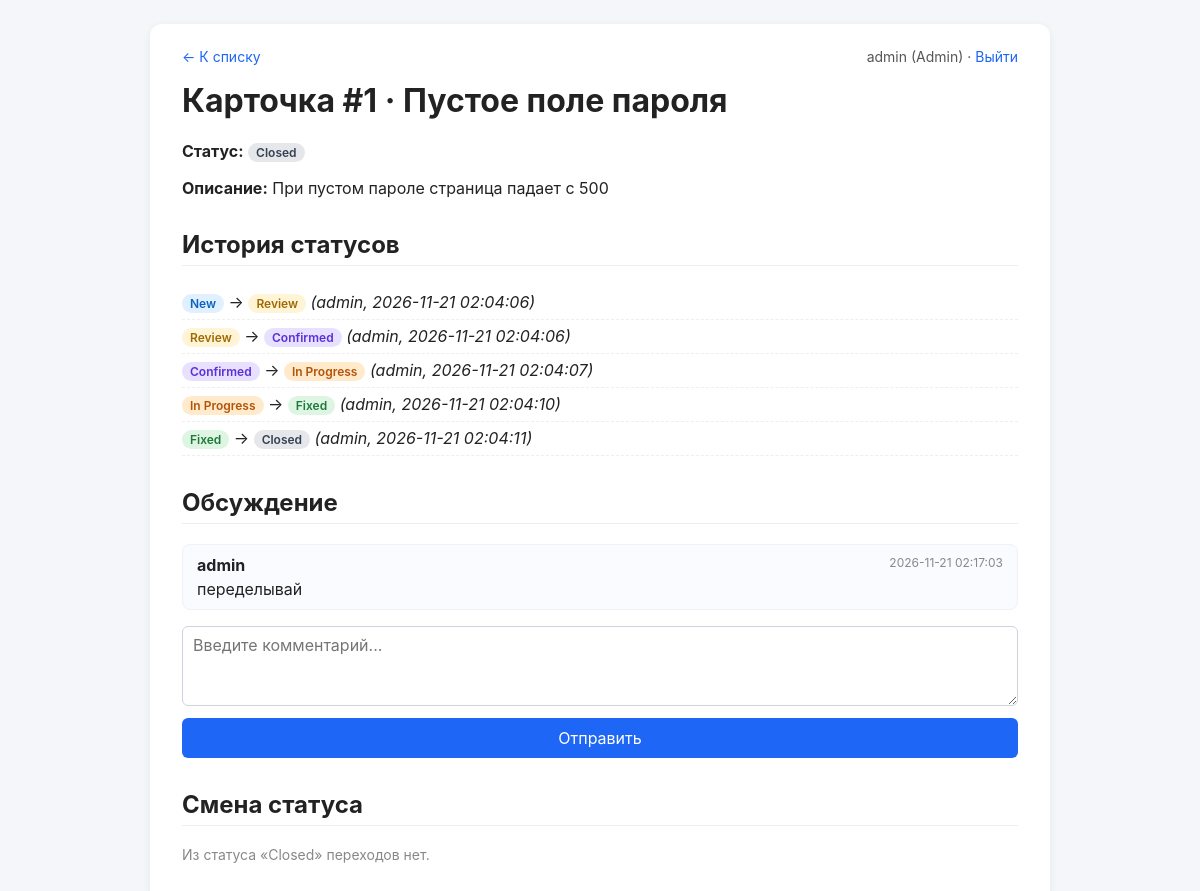
The page /bug_view.php?id=1 (signed in) on the database its author committed.
### tables this page shows
CREATE TABLE bugs (
    id INTEGER PRIMARY KEY AUTOINCREMENT,
    title TEXT NOT NULL,
    description TEXT,
    status TEXT NOT NULL DEFAULT 'New' CHECK(status IN ('New','Review','Confirmed','Rejected','In Progress','Fixed','Closed')),
    created_at TEXT DEFAULT (datetime('now'))
);

CREATE TABLE bug_history (
    id INTEGER PRIMARY KEY AUTOINCREMENT,
    bug_id INTEGER NOT NULL,
    user_id INTEGER NOT NULL,
    old_status TEXT NOT NULL,
    new_status TEXT NOT NULL,
    created_at TEXT DEFAULT (datetime('now')),
    FOREIGN KEY (bug_id) REFERENCES bugs(id),
    FOREIGN KEY (user_id) REFERENCES users(id)
);

CREATE TABLE users (
    id INTEGER PRIMARY KEY AUTOINCREMENT,
    login TEXT UNIQUE NOT NULL,
    password_hash TEXT NOT NULL,
    role TEXT NOT NULL CHECK(role IN ('Customer','Tester','Developer','Admin'))
);

CREATE TABLE comments (
    id INTEGER PRIMARY KEY AUTOINCREMENT,
    bug_id INTEGER NOT NULL,
    user_id INTEGER NOT NULL,
    text TEXT NOT NULL,
    created_at TEXT DEFAULT (datetime('now')),
    FOREIGN KEY (bug_id) REFERENCES bugs(id),
    FOREIGN KEY (user_id) REFERENCES users(id)
);

### auth.php (called while the page is built, shortened)
<?php
function current_user(): array {
    return [
        'id'    => (int)$_SESSION['user_id'],
        'login' => $_SESSION['login'] ?? '',
        'role'  => $_SESSION['role'] ?? '',
    ];
}

### bug_view.php (the view, shortened to what this page needs)
<?php
require_once __DIR__ . '/auth.php';
require_once __DIR__ . '/db.php';
$user = current_user();
$id = filter_input(INPUT_GET, 'id', FILTER_VALIDATE_INT);
$stmt = $pdo->prepare('SELECT * FROM bugs WHERE id = :id');
$stmt->execute([':id' => $id]);
$bug = $stmt->fetch();
$hStmt = $pdo->prepare('
    SELECT h.old_status, h.new_status, h.created_at, u.login AS author
    FROM bug_history h
    JOIN users u ON u.id = h.user_id
    WHERE h.bug_id = :id
    ORDER BY h.created_at ASC, h.id ASC
');
$hStmt->execute([':id' => $id]);
$history = $hStmt->fetchAll();
$cStmt = $pdo->prepare('
    SELECT c.text, c.created_at, u.login AS author
    FROM comments c
    JOIN users u ON u.id = c.user_id
    WHERE c.bug_id = :id
    ORDER BY c.created_at ASC, c.id ASC
');
$cStmt->execute([':id' => $id]);
$comments = $cStmt->fetchAll();
$transitions = [
    'New'         => ['Review'],
    'Review'      => ['Confirmed', 'Rejected'],
    'Confirmed'   => ['In Progress'],
    'In Progress' => ['Fixed'],
    'Fixed'       => ['Closed', 'In Progress'],
    'Rejected'    => [],
    'Closed'      => [],
];
$allowedNext = $transitions[$bug['status']] ?? [];
?>
<!DOCTYPE html>
<html lang="ru">
<head><meta charset="UTF-8"><title>Ошибка #<?= (int)$bug['id'] ?></title><link rel="stylesheet" href="style.css"></head>
<body>
<div class="container">
    <div class="topbar">
        <a href="bug_list.php">← К списку</a>
        <span><?= htmlspecialchars($user['login']) ?> (<?= htmlspecialchars($user['role']) ?>) · <a href="logout.php">Выйти</a></span>
    </div>
    <h1>Карточка #<?= (int)$bug['id'] ?> · <?= htmlspecialchars($bug['title']) ?></h1>
    <p><strong>Статус:</strong> <span class="status s-<?= str_replace(' ', '_', $bug['status']) ?>"><?= htmlspecialchars($bug['status']) ?></span></p>
    <p><strong>Описание:</strong> <?= nl2br(htmlspecialchars($bug['description'])) ?></p>
    <h2>История статусов</h2>
    <?php if (!$history): ?>
        <p class="hint">Пока нет изменений.</p>
    <?php else: ?>
        <ul class="history">
        <?php foreach ($history as $h): ?>
            <li>
                <span class="status s-<?= str_replace(' ', '_', $h['old_status']) ?>"><?= htmlspecialchars($h['old_status']) ?></span>
                →
                <span class="status s-<?= str_replace(' ', '_', $h['new_status']) ?>"><?= htmlspecialchars($h['new_status']) ?></span>
                <em>(<?= htmlspecialchars($h['author']) ?>, <?= htmlspecialchars($h['created_at']) ?>)</em>
            </li>
        <?php endforeach; ?>
        </ul>
    <?php endif; ?>
    <h2>Обсуждение</h2>
    <?php if (!$comments): ?>
        <p class="hint">Комментариев пока нет.</p>
    <?php else: ?>
        <?php foreach ($comments as $c): ?>
            <div class="comment">
                <div class="comment-head">
                    <strong><?= htmlspecialchars($c['author']) ?></strong>
                    <span class="muted"><?= htmlspecialchars($c['created_at']) ?></span>
                </div>
                <p><?= nl2br(htmlspecialchars($c['text'])) ?></p>
            </div>
        <?php endforeach; ?>
    <?php endif; ?>
    <form method="POST" action="comment_add.php" class="comment-form">
        <textarea name="text" required placeholder="Введите комментарий..."></textarea>
        <button type="submit">Отправить</button>
    </form>
    <h2>Смена статуса</h2>
    <?php if (!$allowedNext): ?>
        <p class="hint">Из статуса «<?= htmlspecialchars($bug['status']) ?>» переходов нет.</p>
    <?php endif; ?>
</div>
</body>
</html>

### style.css (style rules this page uses)
* { box-sizing: border-box; }
body { font-family: -apple-system, "Segoe UI", Roboto, sans-serif; background: #f5f6fa; margin: 0; color: #222; }
.container { max-width: 900px; margin: 24px auto; background: #fff; padding: 24px 32px; border-radius: 12px; box-shadow: 0 2px 8px rgba(0,0,0,.06); }
h1 { margin-top: 0; }
h2 { margin-top: 32px; border-bottom: 1px solid #eee; padding-bottom: 6px; }
a { color: #1e66f5; text-decoration: none; }
.topbar { display: flex; justify-content: space-between; align-items: center; margin-bottom: 16px; font-size: 14px; color: #555; }
form { display: flex; flex-direction: column; gap: 12px; max-width: 480px; }
input, textarea, select, button { font: inherit; padding: 8px 10px; border: 1px solid #cfd3dc; border-radius: 6px; margin-top: 4px; }
textarea { min-height: 80px; resize: vertical; }
button { background: #1e66f5; color: #fff; border: none; cursor: pointer; padding: 10px 16px; margin-top: 0; }
.status { display: inline-block; padding: 2px 8px; border-radius: 10px; font-size: 12px; font-weight: 600; background: #eef2f7; }
.s-New { background: #e0f0ff; color: #0b62c4; }
.s-Review { background: #fff4d6; color: #a06a00; }
.s-Confirmed { background: #e7e0ff; color: #5a2fd8; }
.s-In_Progress { background: #ffeacb; color: #b45309; }
.s-Fixed { background: #dff5e4; color: #1e7a3a; }
.s-Closed { background: #e5e7eb; color: #374151; }
.history { list-style: none; padding: 0; margin: 0; }
.history li { padding: 6px 0; border-bottom: 1px dashed #eee; }
.comment { background: #fafbfe; border: 1px solid #eef1f6; border-radius: 8px; padding: 10px 14px; margin-bottom: 10px; }
.comment-head { display: flex; justify-content: space-between; margin-bottom: 4px; }
.comment p { margin: 0; white-space: pre-wrap; }
.muted { color: #888; font-size: 12px; }
.hint { color: #888; font-size: 14px; }
.comment-form, .status-form { margin-top: 12px; max-width: none; }

### rows shown on the page
bugs: id "1", title "Пустое поле пароля", status "Closed", description "При пустом пароле страница падает с 500"
bug_history: old_status "New", new_status "Review", user.login "admin", created_at "2026-11-21 02:04:06"
bug_history: old_status "Review", new_status "Confirmed", user.login "admin", created_at "2026-11-21 02:04:06"
bug_history: old_status "Confirmed", new_status "In Progress", user.login "admin", created_at "2026-11-21 02:04:07"
bug_history: old_status "In Progress", new_status "Fixed", user.login "admin", created_at "2026-11-21 02:04:10"
bug_history: old_status "Fixed", new_status "Closed", user.login "admin", created_at "2026-11-21 02:04:11"
comments: user.login "admin", created_at "2026-11-21 02:17:03", text "переделывай"

### other values the page prints
$user['login'] "admin"
$user['role'] "Admin"
